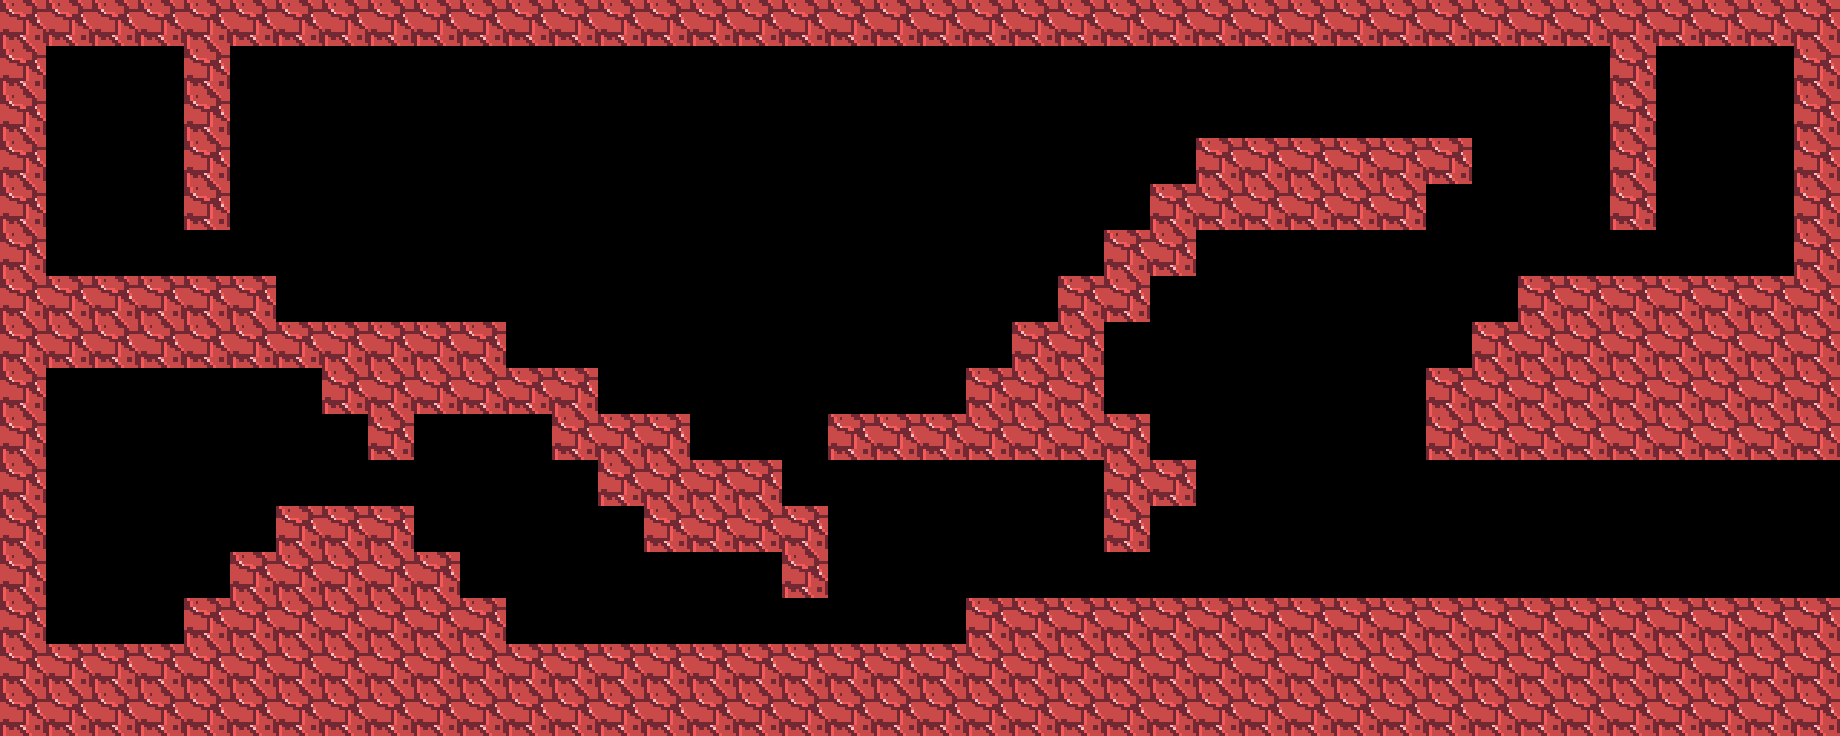

This is a level from a 2D game, rendered from its Tiled map with the project's own tilesets. A one-line summary and the complete map file follow:
An orthogonal 40x16 tile map with 46x46 px tiles, 1 tile layer (StaticTile), 5 tilesets and 48 objects (5x 9, 5x 8, 5x 7, 5x 6, 5x 5, ...).

<map version="1.2" tiledversion="1.3.2" orientation="orthogonal" renderorder="right-down" compressionlevel="0" width="40" height="16" tilewidth="46" tileheight="46" infinite="0" nextlayerid="12" nextobjectid="365">
 <tileset firstgid="1" source="StaticTile.tsx" />
 <tileset firstgid="2" source="DynamicTile.tsx" />
 <tileset firstgid="3" source="BrokenTile.tsx" />
 <tileset firstgid="4" source="VirusTile.tsx" />
 <tileset firstgid="5" source="FixedTile.tsx" />
 <layer id="11" name="StaticTile" width="40" height="16">
  <data encoding="csv">
1,1,1,1,1,1,1,1,1,1,1,1,1,1,1,1,1,1,1,1,1,1,1,1,1,1,1,1,1,1,1,1,1,1,1,1,1,1,1,1,
1,0,0,0,1,0,0,0,0,0,0,0,0,0,0,0,0,0,0,0,0,0,0,0,0,0,0,0,0,0,0,0,0,0,0,1,0,0,0,1,
1,0,0,0,1,0,0,0,0,0,0,0,0,0,0,0,0,0,0,0,0,0,0,0,0,0,0,0,0,0,0,0,0,0,0,1,0,0,0,1,
1,0,0,0,1,0,0,0,0,0,0,0,0,0,0,0,0,0,0,0,0,0,0,0,0,0,1,1,1,1,1,1,0,0,0,1,0,0,0,1,
1,0,0,0,1,0,0,0,0,0,0,0,0,0,0,0,0,0,0,0,0,0,0,0,0,1,1,1,1,1,1,0,0,0,0,1,0,0,0,1,
1,0,0,0,0,0,0,0,0,0,0,0,0,0,0,0,0,0,0,0,0,0,0,0,1,1,0,0,0,0,0,0,0,0,0,0,0,0,0,1,
1,1,1,1,1,1,0,0,0,0,0,0,0,0,0,0,0,0,0,0,0,0,0,1,1,0,0,0,0,0,0,0,0,1,1,1,1,1,1,1,
1,1,1,1,1,1,1,1,1,1,1,0,0,0,0,0,0,0,0,0,0,0,1,1,0,0,0,0,0,0,0,0,1,1,1,1,1,1,1,1,
1,0,0,0,0,0,0,1,1,1,1,1,1,0,0,0,0,0,0,0,0,1,1,1,0,0,0,0,0,0,0,1,1,1,1,1,1,1,1,1,
1,0,0,0,0,0,0,0,1,0,0,0,1,1,1,0,0,0,1,1,1,1,1,1,1,0,0,0,0,0,0,1,1,1,1,1,1,1,1,1,
1,0,0,0,0,0,0,0,0,0,0,0,0,1,1,1,1,0,0,0,0,0,0,0,1,1,0,0,0,0,0,0,0,0,0,0,0,0,0,0,
1,0,0,0,0,0,1,1,1,0,0,0,0,0,1,1,1,1,0,0,0,0,0,0,1,0,0,0,0,0,0,0,0,0,0,0,0,0,0,0,
1,0,0,0,0,1,1,1,1,1,0,0,0,0,0,0,0,1,0,0,0,0,0,0,0,0,0,0,0,0,0,0,0,0,0,0,0,0,0,0,
1,0,0,0,1,1,1,1,1,1,1,0,0,0,0,0,0,0,0,0,0,1,1,1,1,1,1,1,1,1,1,1,1,1,1,1,1,1,1,1,
1,1,1,1,1,1,1,1,1,1,1,1,1,1,1,1,1,1,1,1,1,1,1,1,1,1,1,1,1,1,1,1,1,1,1,1,1,1,1,1,
1,1,1,1,1,1,1,1,1,1,1,1,1,1,1,1,1,1,1,1,1,1,1,1,1,1,1,1,1,1,1,1,1,1,1,1,1,1,1,1
</data>
 </layer>
 <objectgroup id="8" name="FixedTile">
  <object id="310" name="9" gid="5" x="598" y="414" width="46" height="46" />
  <object id="311" name="8" gid="5" x="690" y="460" width="46" height="46" />
  <object id="312" name="7" gid="5" x="736" y="460" width="46" height="46" />
  <object id="313" name="6" gid="5" x="828" y="598" width="46" height="46" />
  <object id="314" name="5" gid="5" x="874" y="644" width="46" height="46" />
  <object id="315" name="4" gid="5" x="920" y="644" width="46" height="46" />
  <object id="316" name="3" gid="5" x="1288" y="460" width="46" height="46" />
  <object id="317" name="2" gid="5" x="1334" y="460" width="46" height="46" />
  <object id="318" name="1" gid="5" x="1380" y="460" width="46" height="46" />
  <object id="334" name="1" x="1380" y="414" width="46" height="46" />
  <object id="335" name="2" x="1334" y="414" width="46" height="46" />
  <object id="336" name="3" x="1288" y="414" width="46" height="46" />
  <object id="337" name="4" x="920" y="598" width="46" height="46" />
  <object id="338" name="5" x="874" y="598" width="46" height="46" />
  <object id="339" name="6" x="828" y="552" width="46" height="46" />
  <object id="341" name="7" x="736" y="414" width="46" height="46" />
  <object id="342" name="8" x="690" y="414" width="46" height="46" />
  <object id="343" name="9" x="598" y="368" width="46" height="46" />
  <object id="344" x="460" y="598" />
 </objectgroup>
 <objectgroup id="9" name="BrokenTile">
  <object id="319" name="9" gid="3" x="598" y="414" width="46" height="46" />
  <object id="320" name="8" gid="3" x="690" y="460" width="46" height="46" />
  <object id="321" name="7" gid="3" x="736" y="460" width="46" height="46" />
  <object id="322" name="6" gid="3" x="828" y="598" width="46" height="46" />
  <object id="323" name="5" gid="3" x="874" y="644" width="46" height="46" />
  <object id="324" name="4" gid="3" x="920" y="644" width="46" height="46" />
  <object id="325" name="3" gid="3" x="1288" y="460" width="46" height="46" />
  <object id="326" name="2" gid="3" x="1334" y="460" width="46" height="46" />
  <object id="327" name="1" gid="3" x="1380" y="460" width="46" height="46" />
 </objectgroup>
 <objectgroup id="10" name="StaticTileCollision">
  <object id="332" name="Poly1" x="46" y="276">
   <polygon points="0,0 0,-230 138,-230 138,-46 184,-46 184,-230 1564,-230 1564,-46 1610,-46 1610,-230 1748,-230 1748,0 1472,0 1472,46 1426,46 1426,92 1380,92 1380,184 1794,184 1794,-276 -46,-276 -46,460 1794,460 1794,322 920,322 920,368 460,368 460,322 414,322 414,276 368,276 368,230 230,230 230,276 184,276 184,322 138,322 138,368 0,368 0,92 276,92 276,138 322,138 322,184 368,184 368,138 506,138 506,184 552,184 552,230 598,230 598,276 736,276 736,322 782,322 782,230 736,230 736,184 644,184 644,138 552,138 552,92 460,92 460,46 230,46 230,0" />
  </object>
  <object id="333" name="Poly2" x="828" y="460">
   <polygon points="0,0 276,0 276,92 322,92 322,46 368,46 368,0 322,0 322,-46 276,-46 276,-138 322,-138 322,-184 368,-184 368,-230 598,-230 598,-276 644,-276 644,-322 368,-322 368,-276 322,-276 322,-230 276,-230 276,-184 230,-184 230,-138 184,-138 184,-92 138,-92 138,-46 0,-46" />
  </object>
 </objectgroup>
 <objectgroup id="6" name="DynamicTiles">
  <object id="14" name="9" gid="2" x="184" y="276" width="46" height="46" />
  <object id="15" name="8" gid="2" x="276" y="322" width="46" height="46" />
  <object id="16" name="7" gid="2" x="506" y="368" width="46" height="46" />
  <object id="17" name="6" gid="2" x="368" y="505.667" width="46" height="46" />
  <object id="18" name="5" gid="2" x="1011.67" y="598.333" width="46" height="46" />
  <object id="19" name="4" gid="2" x="1058" y="597.667" width="46" height="46" />
  <object id="20" name="3" gid="2" x="1656.33" y="276.333" width="46" height="46" />
  <object id="21" name="2" gid="2" x="1564" y="275.667" width="46" height="46" />
  <object id="22" name="1" gid="2" x="1609.67" y="276" width="46" height="46" />
  <object id="356" name="1" x="1610" y="230" width="46" height="46" />
  <object id="357" name="2" x="1564" y="230" width="46" height="46" />
  <object id="358" name="3" x="1656" y="230" width="46" height="46" />
  <object id="359" name="4" x="1058" y="552" width="46" height="46" />
  <object id="360" name="5" x="1012" y="552" width="46" height="46" />
  <object id="361" name="6" x="368" y="460" width="46" height="46" />
  <object id="362" name="7" x="506" y="322" width="46" height="46" />
  <object id="363" name="8" x="276" y="276" width="46" height="46" />
  <object id="364" name="9" x="184" y="230" width="46" height="46" />
 </objectgroup>
</map>